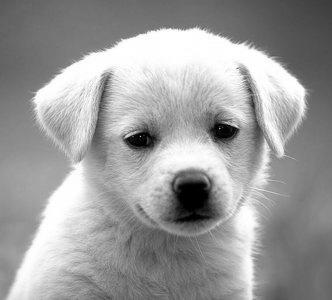
#> input picture Image Processing and Analysis/Images/img2.png, 332 x 300 px, found by its file name
$ jupyter execute --allow-errors '02 - Enhancement.ipynb'
#> lines starting #> are read from the running program, lines starting #| are printed output that depends on the picture
# Image Enhancement using pixelwise operators
This notebook shows how to enhance images by transforming the pixel values of some input image, into new pixel values producing a better output image.

[cell 1]
import numpy as np
import imageio
import matplotlib.pyplot as plt
import random

Pixelwise operations transform input pixels $z$ that are within some intensity level interval, such as $[0,255]$, into an output pixel $s$.

To ilustrate different operators, let us create an array with the 256 possible graylevels and work with that to show different types of transformations.

[cell 2]
z = np.arange(256)

## Pixel-wise, or point operators

Transform the valeu $z$ of some input pixel in a new value $s$ via a transformation of the graylevel interval, e.g. 0 to 255. This can be written as:
$$s=T(z)$$

For instance, the identity transformation copies the values, without transformation, i.e.: $$s=T(z)=z$$

The inversion or negative transformation, is given by: $$s=T(z)=255-z$$

[cell 3]
s_ident = z
s_inver = 255 - z

[cell 4]
plt.figure(figsize=(5,5))
plt.plot(z, s_inver)
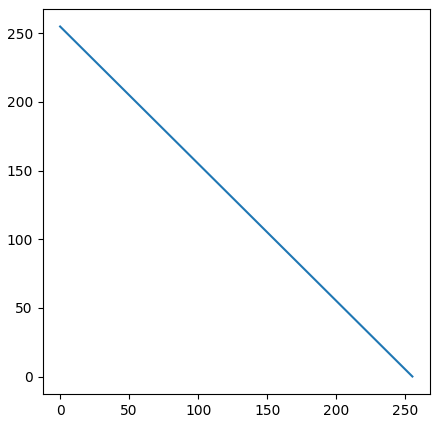
#> figure drawn by matplotlib, 1 panel; curve peaks at x = 0, y = 255

#> (a cell that did not finish here is left out)

[cell 6]
plt.figure(figsize=(10,10))

# Defines a panel to show the images side by side
plt.subplot(121)
#> (the rest of this cell did not finish here and is left out)

## Logarithmic enhancement
Mathematical functions are useful to enhance images.

The $log$ function in particular decreases the dynamic range between the gray levels so that the dark pixels become more bright, while not oversaturating the already bright pixels.

However, it is important to find a log-based transformation to map values between 0 and 255 to values also in the same range. If we just apply a log, for example, using base 2: $$s=log_2(z)$$

assuming $$z=128$$

we would have: $$s=log_2(128)=7$$

which decreased the dynamic range of the gray levels too much and would hamper visualization.

Let us plot this.

[cell 7]
z_log2 = np.log2(z + 1)
plt.figure(figsize=(5,5))
plt.plot(z, z_log2)
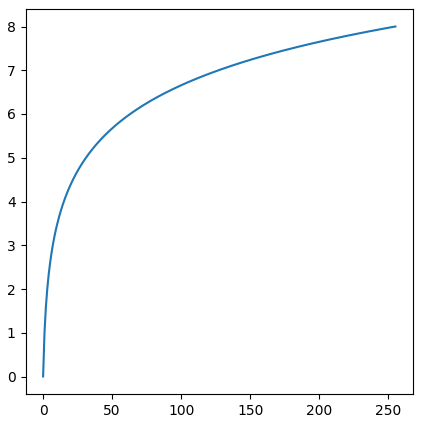
#> figure drawn by matplotlib, 1 panel; curve peaks at x = 255, y = 8

We need correction factor to rescale the output into the desired one. This factor is defined as: $$\frac{L}{log_2(1+L)}$$
in which $L$ is the maximum gray levels in the rescaled image, e.g. 255.

[cell 8]
# Scale factor
c_scale = 255 / (np.log2(1 + 255))

# Log scaled
z_log2 = c_scale * np.log2(z + 1)
plt.figure(figsize=(5,5))
plt.plot(z, z_log2)
#> figure, not shown here; curve peaks at x = 255, y = 255

Applying to the image now.

#> (a cell that did not finish here is left out)

[cell 10]
plt.figure(figsize=(12,12))

plt.subplot(121)
#> (the rest of this cell did not finish here and is left out)

## Thresholding
Often applied as a simple segmentation method, it is a step function that outputs only two values, relative to pixels outside or within regions of interest.

[cell 11]
# Defining some arbitrary threshold T
T = 100

# The where function returns all coordinates mathcing the conditional
#> (the rest of this cell did not finish here and is left out)

[cell 12]
plt.figure(figsize=(12,12))

plt.subplot(121)
#> (the rest of this cell did not finish here and is left out)

## Gamma curve correction
Adjust the graylevels using a power transformation. This is useful to adjust the display, so that it better suits the human vision light perception curve.

This transformation is given by: $$s=T(z)=r^γ$$

Note, again that we need to make sure the output matches the range of graylevels. In this case we are going to first normalize the pixels to 0-1 interval, and then reescale to 0-255 as follows.

To illustrate, let us also visualize the transformation curve for multiples values of $γ$.

[cell 13]
# Max graylevel
R = 255.00

plt.figure(figsize=(5,5))

# Plotting the gamma adjustment function for different gamma values: between 0.25 and 3
for gamma in np.arange(0.25, 4, 0.25):
    z_gamma = (R * np.power(z / R, gamma)).astype(np.uint8)
    plt.plot(z, z_gamma)
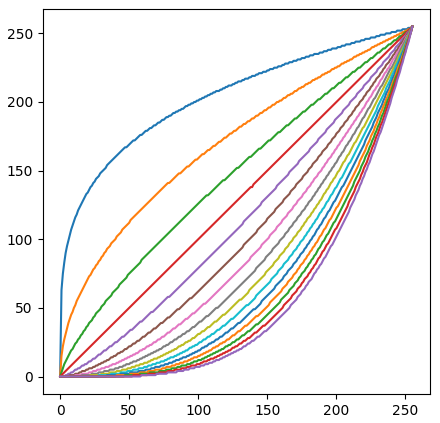
#> figure drawn by matplotlib, 1 panel; curve peaks at x = 255, y = 255; curve peaks at x = 255, y = 255; curve peaks at x = 255, y = 255

Note that for $γ<1$ it may have effects that is similar to a logarithmic function (increase the dynamic range of dark pixels) as for the orange curve that shows the square root transformation (gamma=0.5), or instead, for $γ>1$, increase the dynamic range of bright pixels.

## Logistic function
Enhances contrast using sigmoid logistic function, that has as "S" shape.
The parameter k controls the smoothness of the function.

[cell 14]
k = 0.025
s_sigmoid = (255 / (1 + np.exp(-k * (z - 127)))).astype(np.uint8)

[cell 15]
plt.figure(figsize=(5,5))
plt.plot(z, s_sigmoid)
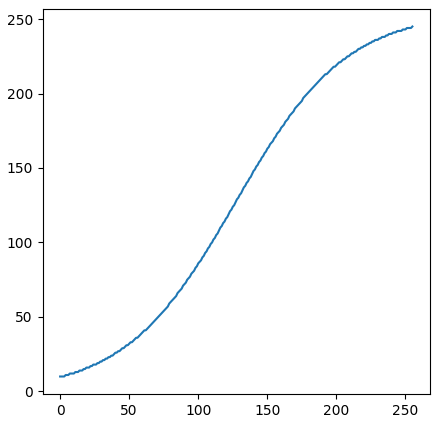
#> figure drawn by matplotlib, 1 panel; curve peaks at x = 255, y = 245

[cell 16]
k = 0.03
#> (the rest of this cell did not finish here and is left out)

## Bit place slicing
We can slice the graylevels in terms of the bits contained in each one of the 8 positions. This may reveal interesting information to better understand where are the most relevant data, and to understand the noise that is often contained in the least significant bits.

[cell 17]
plt.figure(figsize=(10,10))

# Bitwise operator AND using mask defined by the bits below
#> (the rest of this cell did not finish here and is left out)

# Image Enhancement using histograms

Instead of performing image enhancement with arbitrary transformations of each pixel value (in which the value is the only input of the transformation), it is possible to design transformations by using the image information. A widely employed technique in that sense is the histogram-based enhancement, that uses the image histogram as a source of information about the intensity distribution over the image.

The histogram is computed by counting how many times each intensity level appears in the image.

[cell 18]
# Below a matrix 5x5 containing random values between 0 and 7
A = np.random.randint(0,8,[5,5])

A fairly simple way to compute the histogram (although there are more optimized ways to do that), is to loop through all intensity/graylevel values, and check how many pixels in the matrix has each value.

 Note that this is faster than looping through all pixels of the image.

[cell 19]
def histogram(A, no_levels):
#> called with A = array of shape (5, 5), no_levels = 8
    N = A.shape[0]
    M = A.shape[1]

    hist = np.zeros(no_levels).astype(int)

    for i in range(no_levels):
        npixel_value_i = np.sum(A == i)
        hist[i] = npixel_value_i

    return hist

[cell 20]
hist_A = histogram(A, 8)
print(hist_A)

[cell 21]
plt.bar(range(8), hist_A)
plt.xlabel('Graylevel / intensity')
plt.ylabel('Frequency')
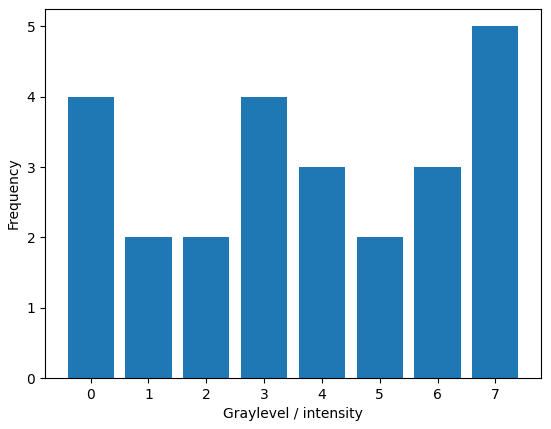
#> figure drawn by matplotlib, 1 panel; tallest bar 5 high, from x = 6.6 to 7.4

Let's apply this function to compute the histogram of a real image and show their plots. Note how the graylevels are distributed according to the different brightness and contrast characteristics of each image.

[cell 22]
img2 = imageio.v2.imread("img2.png")
#> img2 is the input picture: shape (300, 332, 3); min 0, max 255, mean 155.7

hist_img2 = histogram(img2, 256)
#> the loop in histogram (call 2), `for i in range(no_levels):` made 256 passes
#> npixel_value_i on passes 1 to 3: 1470, 252, 168
#> hist_img2 = 256 values, max 8211 at index 254, min 36 at index 58, mean 1167.2

plt.figure(figsize=(12,12))
plt.subplot(221)
plt.imshow(img2, cmap='gray', vmin=0, vmax=255)
plt.axis('off')

plt.subplot(222)
#> (the rest of this cell did not finish here and is left out)

We can use a method known as Histogram Equalisation, that uses the cumulative histogram as a function to transform the pixel values and enhance the image. The basic technique for equalisation is designed so that to distribute as uniform as possible the pixels along all range of possible grayvalues.

After computing the cumulative histogram, in order to make it a proper transformation function, we have to scale it (as done with the log transformation, for example) to allow an output in the interval of 0 - 255.

The transformation, for each pixel r is given by: $$s=T(r)=\frac{L-1}{MN}hc(r)$$

where $hc$ is the cumulative histogram and $hc(r)$ is the value of the cumulative histogram evaluated at the intensity level r

[cell 23]
def histogram_equalization(A, no_levels):
#> called with no_levels = 256
    A = A[:,:,0]
    hist = histogram(A, no_levels)
#> hist = 256 values, max 2737 at index 254, min 12 at index 58, mean 389.1

    # Cumulative histogram
    histC = np.zeros(no_levels).astype(int)

    histC[0] = hist[0]
    for i in range(1, no_levels):
        histC[i] = hist[i] + histC[i-1]
#> after the loop, histC = 256 values from 490 to 99600

    # Store the lookup table (tranfer function)
    hist_transf = np.zeros(no_levels).astype(np.uint8)

    N = A.shape[0]
#> N = 300
    M = A.shape[1]
#> M = 332

    # Create the img to store the equalized version
    A_eq = np.zeros([N,M]).astype(np.uint8)

    # Loop through every intensity value possible and tranform all those (z) in the image
    for z in range(no_levels):
        s = ((no_levels - 1) / float(M * N)) * histC[z]
        hist_transf[z] = s

        # For every coordinate in which A == z, replace it with s
        A_eq[np.where(A == z)] = s
#> this loop made 256 passes
#> s on passes 1 to 3: 1.25, 1.47, 1.61
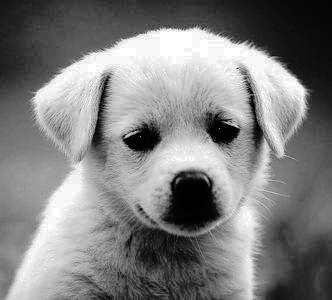
#> A_eq: shape (300, 332); min 1, max 255, mean 127.9
#> after the loop, hist_transf = 256 values from 1 to 255


    return (A_eq, hist_transf)

Let's equalize the image. Note that after processing, the histograms are more uniformly distributed over the possible graylevel range of values.

[cell 24]
img2_eq, img2_transf = histogram_equalization(img2, 256)
#> img2_transf = 256 values from 1 to 255

[cell 25]
histeq_img2 = histogram(img2_eq, 256)
#> histeq_img2 = 256 values, max 2737 at index 248, min 0 at index 0, mean 389.1

plt.figure(figsize=(12,12))
plt.subplot(3,2,1)
plt.imshow(img2, cmap='gray', vmin=0, vmax=255)
plt.axis('off')

plt.subplot(3,2,2)
plt.bar(range(256), hist_img2)
plt.xlabel('Intensity value')
plt.ylabel('Frequency')

plt.subplot(3,2,4)
plt.plot(range(256), img2_transf)
plt.xlabel('input pixel value (r)')
plt.ylabel('output pixel value (s)')

plt.figure(figsize=(12,12))

plt.subplot(3,2,5)
plt.imshow(img2_eq, cmap='gray', vmin=0, vmax=255)
plt.axis('off')
plt.subplot(3,2,6)
plt.bar(range(256), histeq_img2)
plt.xlabel('Intensity value')
plt.ylabel('Frequency')
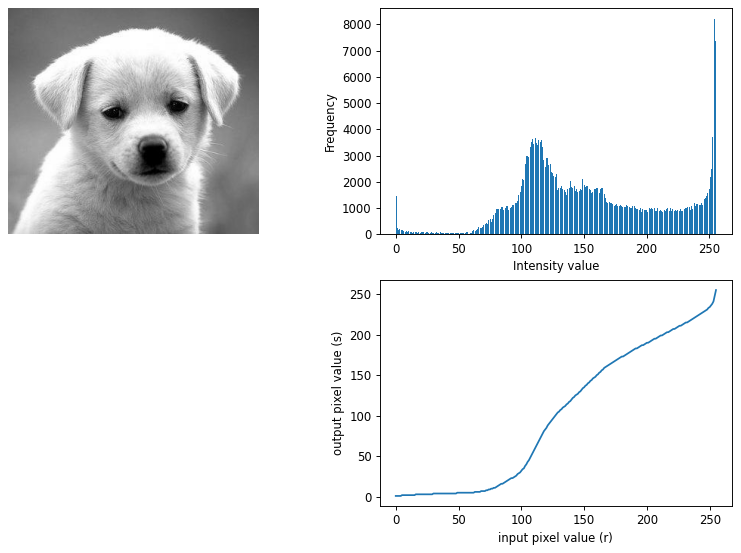
#> figure drawn by matplotlib, 3 panels; panel 2: tallest bar 8211 high, from x = 253.6 to 254.4; panel 3: curve peaks at x = 255, y = 255
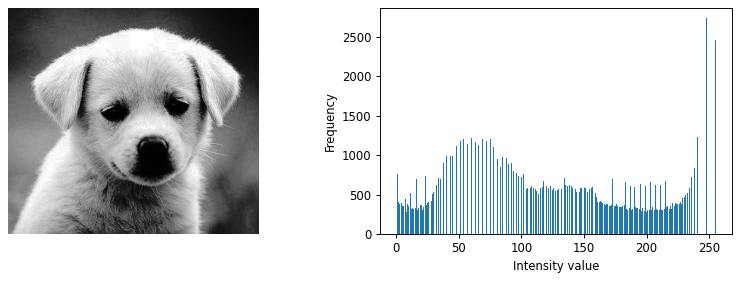
#> figure drawn by matplotlib, 2 panels; panel 2: tallest bar 2737 high, from x = 247.6 to 248.4
